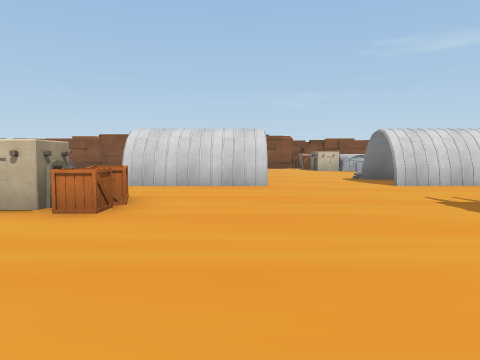
[1] (above)

24 first-person views from a walk through a 3-D level made in the Unity game engine. The camera is 1.3 m above the floor, tilts 4° down and sees 70° across. The floor is counted in squares, 2 m on a side. Each view is taken from the middle of a square. On the plan, view 1 faces up. The plan holds only what a view shows up to about 10 squares ahead; the rest is blank. The place goes on beyond the plan. Some surface patterns are stand-ins.

[2]
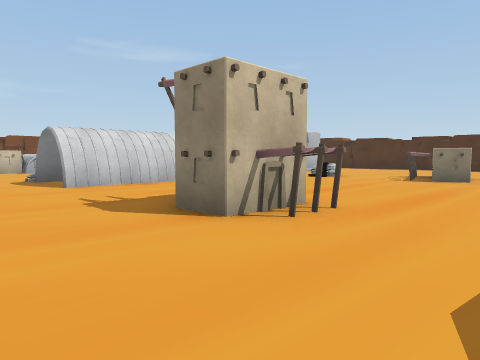

[3]
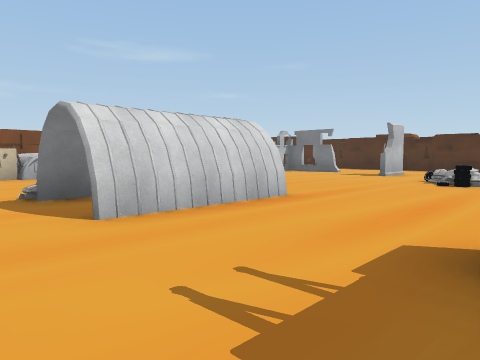

[4]
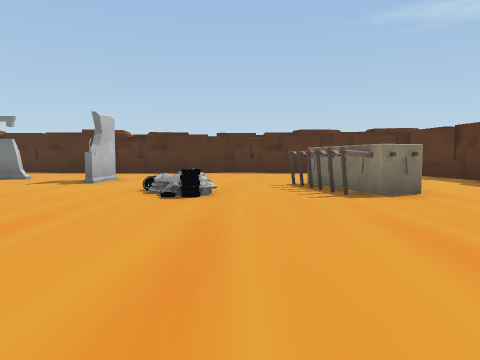

[5]
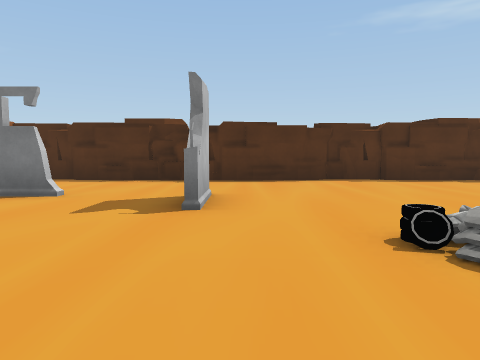

[6]
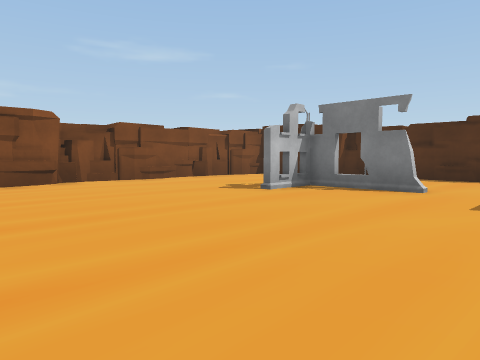

[7]
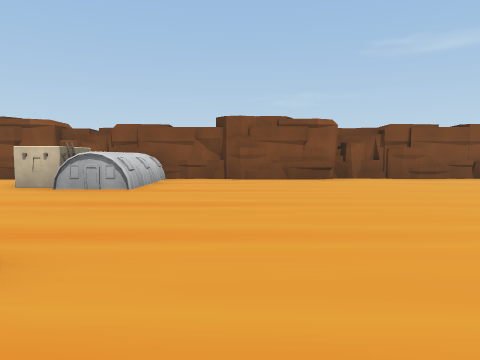

[8]
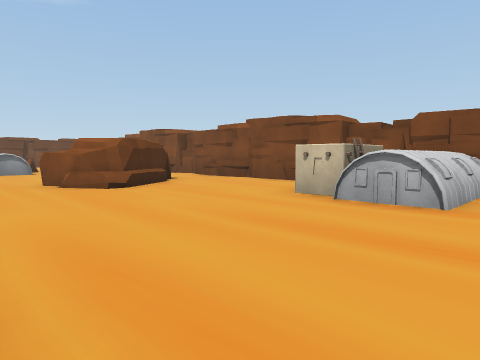

[9]
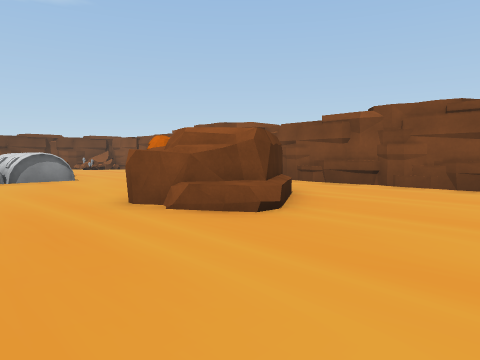

[10]
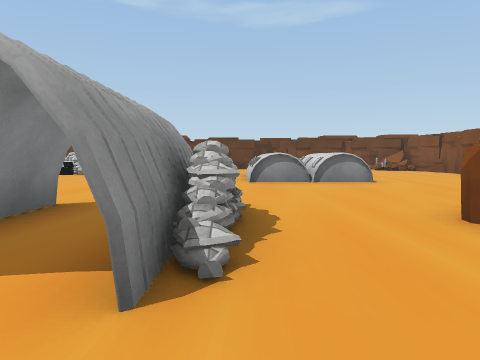

[11]
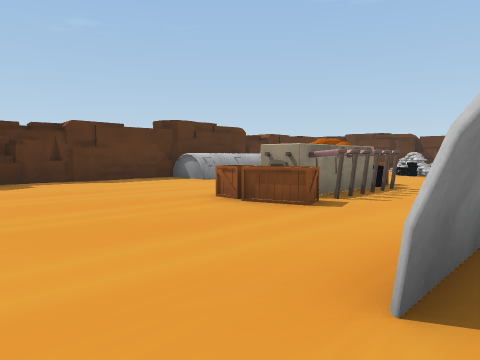

[12]
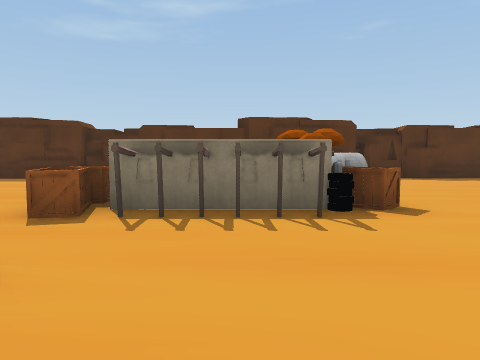

[13]
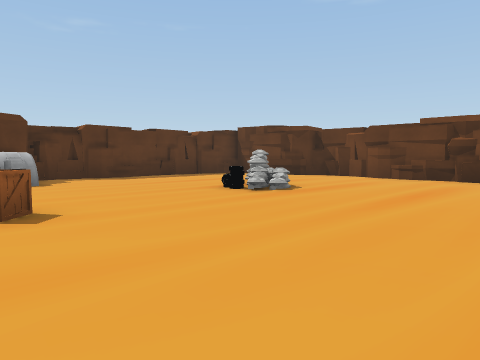

[14]
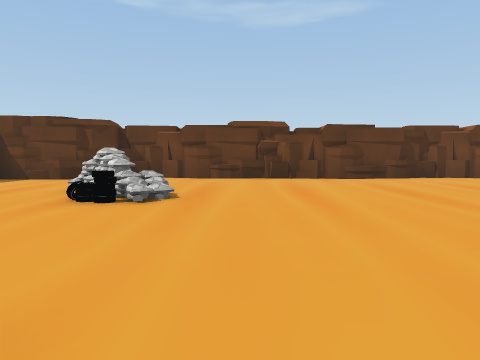

[15]
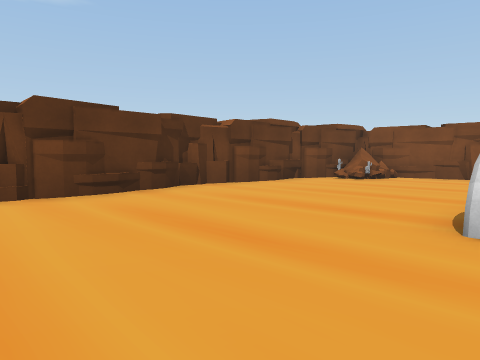

[16]
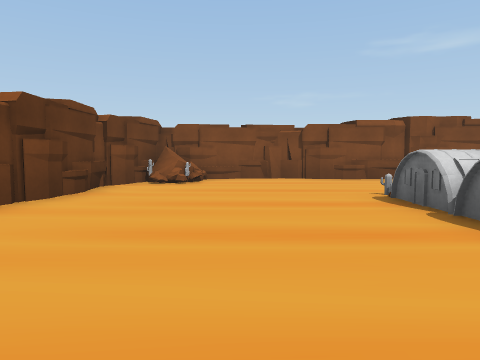

[17]
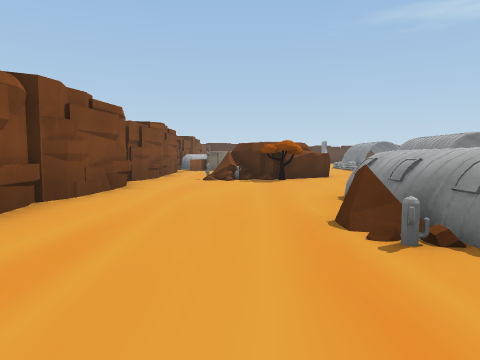

[18]
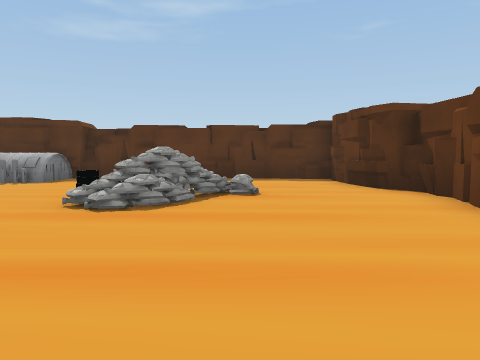

[19]
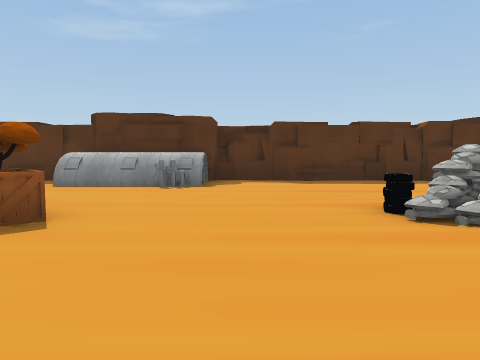

[20]
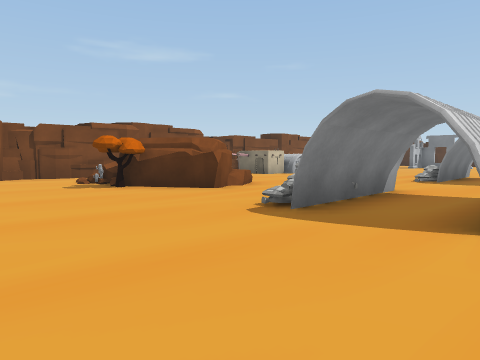

[21]
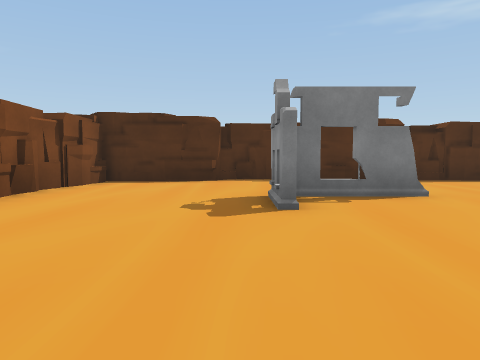

[22]
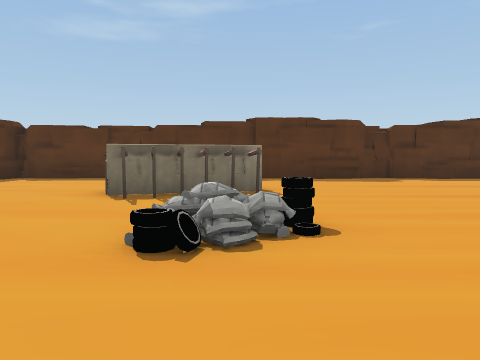

[23]
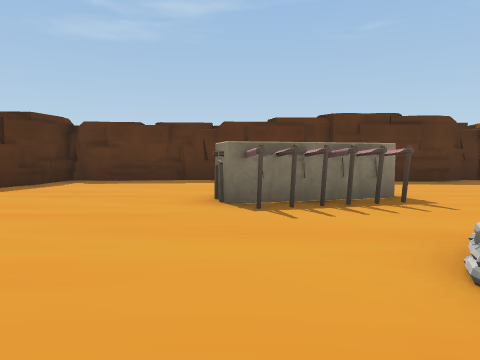

[24]
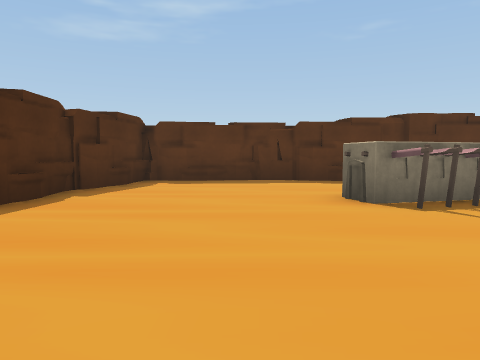

### Floor plan
Key: @ floor where view 1 was taken; # wall or solid block; . floor; ^ raised ledge; B bag; C crate; H hut; R rock; T tree; O other object.
Columns run from 16 left of view 1 to 19 right of it. Each row starts with its distance up from view 1.
 18  ##################################
 17  #RR...............  O............#
 16  #R................HHO............#
 15  #...........RRR....HO............##
 14  #....OR.....TTRR..................#
 13 ##.....OOO....RRR.............OO...#
 12 #......OOO.....................O...#
 11 ##.....OOO.....................O..##
 10  #............BOB...B. ...........##
  9  #..................OOO.......#....#
  8  #............OOO...OOO...........##
  7  #.........................O......^
  6  #........................BOB......#
  5 ##...B....CCOOC............B.......#
  4 #....OBO...TOOC.....HH.......O.....#
  3 #...BB......  ......##.....OOO.....#
  2 ##..................H......O.......#
  1  #.......OO.......................##
  0  #.......OOOO...@.......... ......#
 -1  #######.######.#######.######.####
 -2        ###    ###     ###    ###

Positions as (right, up) in squares from view 1, and headings:
1: (0, 0), facing up
2: (1, 0), facing up-right
3: (2, 4), facing up-right
4: (5, 5), facing right
5: (9, 8), facing right
6: (8, 9), facing up-right
7: (8, 8), facing up
8: (7, 10), facing up-left
9: (3, 10), facing up-left
10: (2, 10), facing left
11: (2, 8), facing down-left
12: (-4, 9), facing down
13: (-5, 9), facing down-left
14: (-5, 6), facing left
15: (-9, 7), facing up-left
16: (-12, 8), facing up
17: (-12, 15), facing right
18: (-12, 9), facing down
19: (-8, 8), facing down
20: (-6, 7), facing up-right
21: (9, 14), facing right
22: (11, 9), facing down
23: (13, 8), facing down
24: (15, 8), facing down
